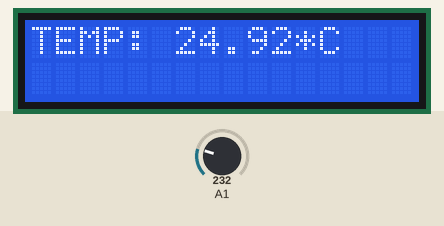
Bench run of a sketch on a simulated Arduino Uno, built with avr-gcc and run on an emulated ATmega328P. Shown: 16×2 character LCD. The inputs (shaded band) are chosen by the test bench; at power-on: A1 = 232.

Above: at 1.3 s.
1.4 s: A1 set to 250
At 2.0 s:
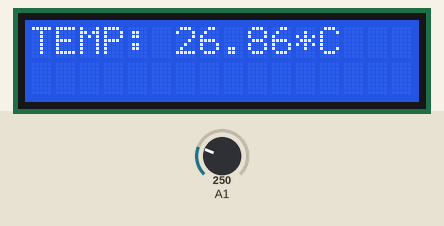
4.4 s: A1 set to 266
At 5.1 s:
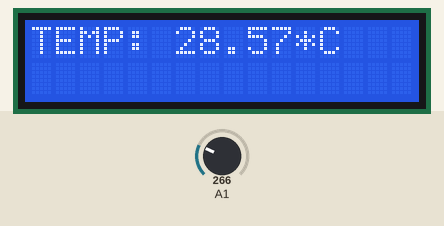
6.2 s: A1 set to 290
At 6.6 s:
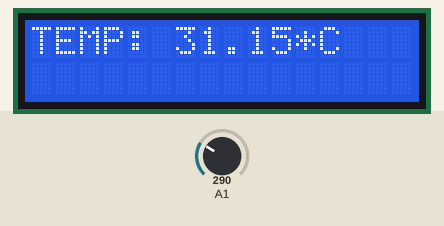
Timing chart, 0 to 9.2 s (numbered marks = the images above; inputs shaded):
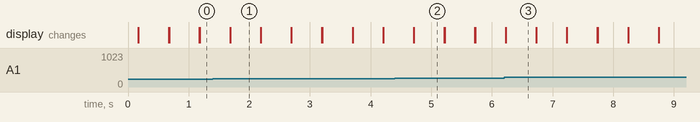

The sketch:

lcd.ino
```cpp
# include "LiquidCrystal.h"
const int rs = 2, en = 3, d4 = 4, d5 = 5, d6 = 6, d7 = 7;
LiquidCrystal lcd(rs, en, d4, d5, d6, d7);
float temp;           // to include LM 35 sensor
void setup() {
  Serial.begin(9600);
  analogReference(INTERNAL);
  lcd.begin (16,2);                                    // the codes written here is to run the programme once
  lcd.setCursor(0, 0);
  lcd.print("   Made by    ");
  lcd.setCursor(0, 1);
  lcd.print("   Jeet.org   ");
  delay (100);
  lcd.clear();                                           //Let system settle
}
void loop() {
  temp = analogRead(A1);                                                    //temp = temp * 0.48828125;  //temp=temp*(5.0/1023.0)*100;
  temp=temp*1100/(1024*10);
  lcd.print("TEMP: ");
  lcd.print(temp);
  lcd.println("*C");
  delay(500);
  lcd.clear();                                           //Let system settle
}
```

Measured:
- after the input at 1.4 s, the display: first differs from a run without the input after 0.29 s (image 1)
- after the input at 4.4 s, the display: first differs from a run without the input after 0.31 s (image 2)
- after the input at 6.2 s, the display: first differs from a run without the input at once (image 3)
- what the display in image 1 shows lasts 0.5 s, from 1.7 s to 2.2 s
